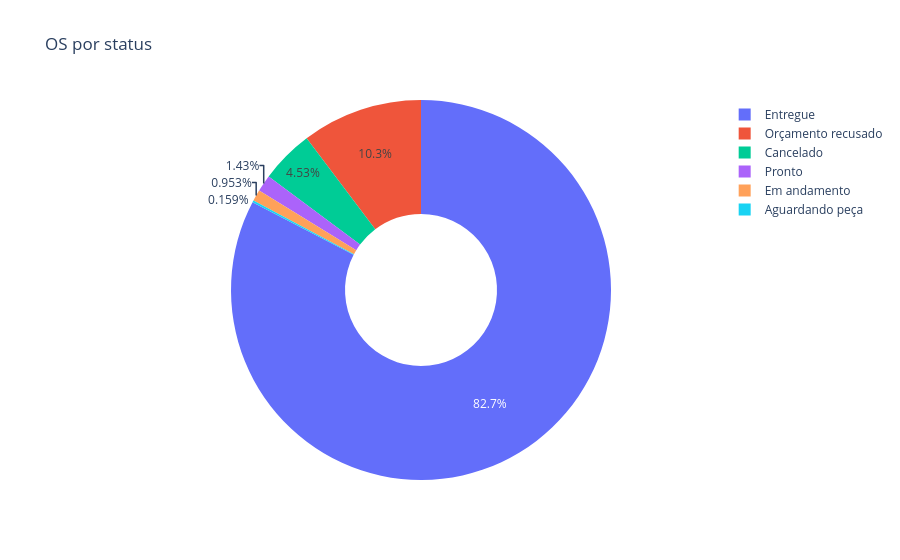

Notebook code cell kept with this figure:
### Code cell
fig = px.pie(df, names="status", title="OS por status", hole=0.4)
fig.show()

### Figure 1 — Plotly figure (JSON) as saved in the notebook; plotly's stock layout.template omitted (floating-point values rounded to 4 significant figures; data arrays with more than 128 entries replaced by an {"elided": "..."} marker saying what was removed)
{"data": [{"domain": {"x": [0.0, 1.0], "y": [0.0, 1.0]}, "hole": 0.4, "hovertemplate": "status=%{label}<extra></extra>", "labels": {"elided": "2519 str values"}, "legendgroup": "", "name": "", "showlegend": true, "type": "pie"}], "layout": {"legend": {"tracegroupgap": 0}, "title": {"text": "OS por status"}}}
